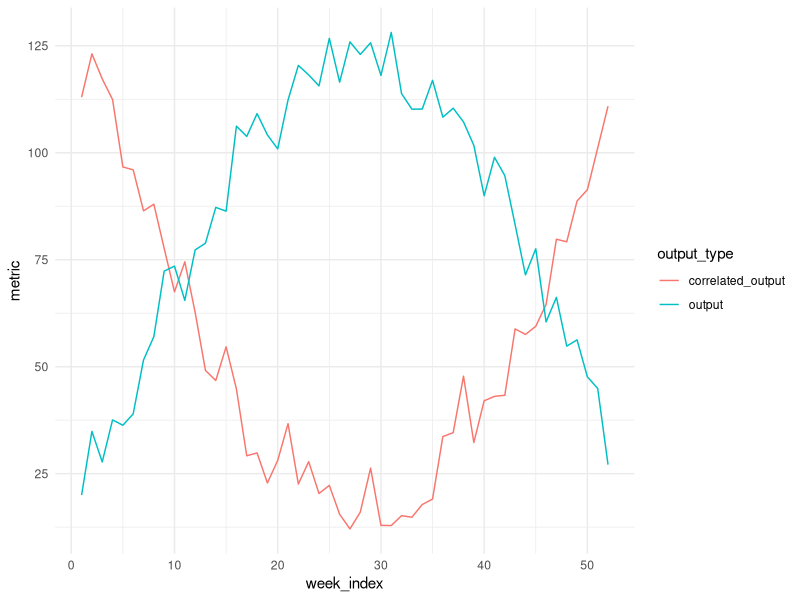

Here is the R script that generated this plot:
library(tidyverse)

df_sin <- data.frame(
  week_index = seq(1:52),
  sin_output = (sin(seq(from = 0,to = 3, length.out=52))) * 100,
  noise_a = sample(10:30, 52, replace = TRUE),
  noise_b = sample(10:30, 52, replace = TRUE)
)

df_sin$output <- df_sin$sin_output + df_sin$noise_a
df_sin$correlated_output <- df_sin$sin_output * -1 + 100 + df_sin$noise_b

df_sin <- df_sin %>% select(week_index, output, correlated_output) %>% 
  pivot_longer(cols = !week_index, names_to = "output_type", values_to = "metric")

ggplot(data = df_sin, aes(x = week_index, y = metric, color = output_type)) + 
  geom_line() +
  theme_minimal()

write.csv(df_sin,"sin.csv")

